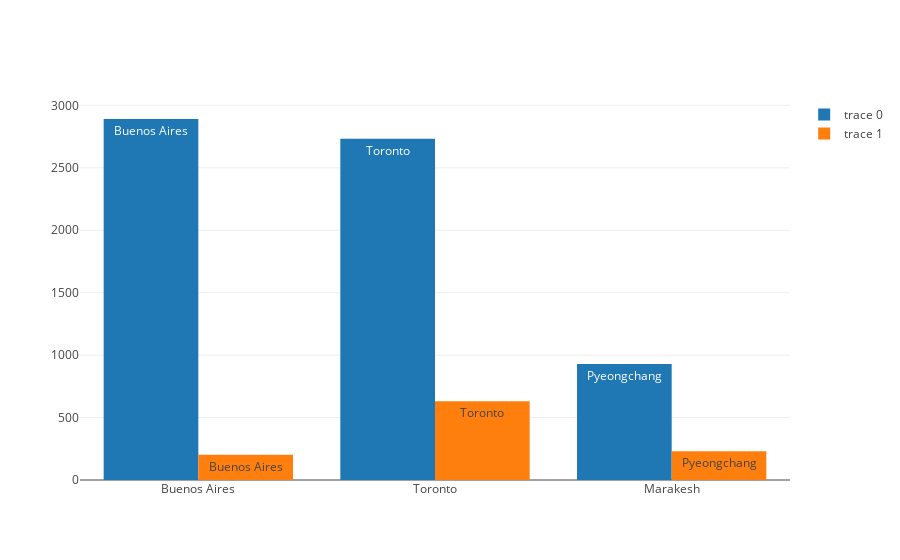

Write notebook code for a chart like this one.
### Code cell
# __SOLUTION__ 
plotly.offline.iplot([bar_trace_first_three_pops, bar_trace_first_three_areas])

### Figure 1 — Plotly figure (JSON) as saved in the notebook; plotly's stock layout.template omitted (floating-point values rounded to 4 significant figures)
{"data": [{"text": ["Buenos Aires", "Toronto", "Pyeongchang"], "type": "bar", "uid": "ff7c08da-c9c8-11e9-8c1d-3af9d3ad3e0b", "x": ["Buenos Aires", "Toronto", "Marakesh"], "y": [2891, 2732, 929]}, {"text": ["Buenos Aires", "Toronto", "Pyeongchang"], "type": "bar", "uid": "ff7c0a58-c9c8-11e9-a392-3af9d3ad3e0b", "x": ["Buenos Aires", "Toronto", "Marakesh"], "y": [203, 630, 230]}], "layout": {}}
